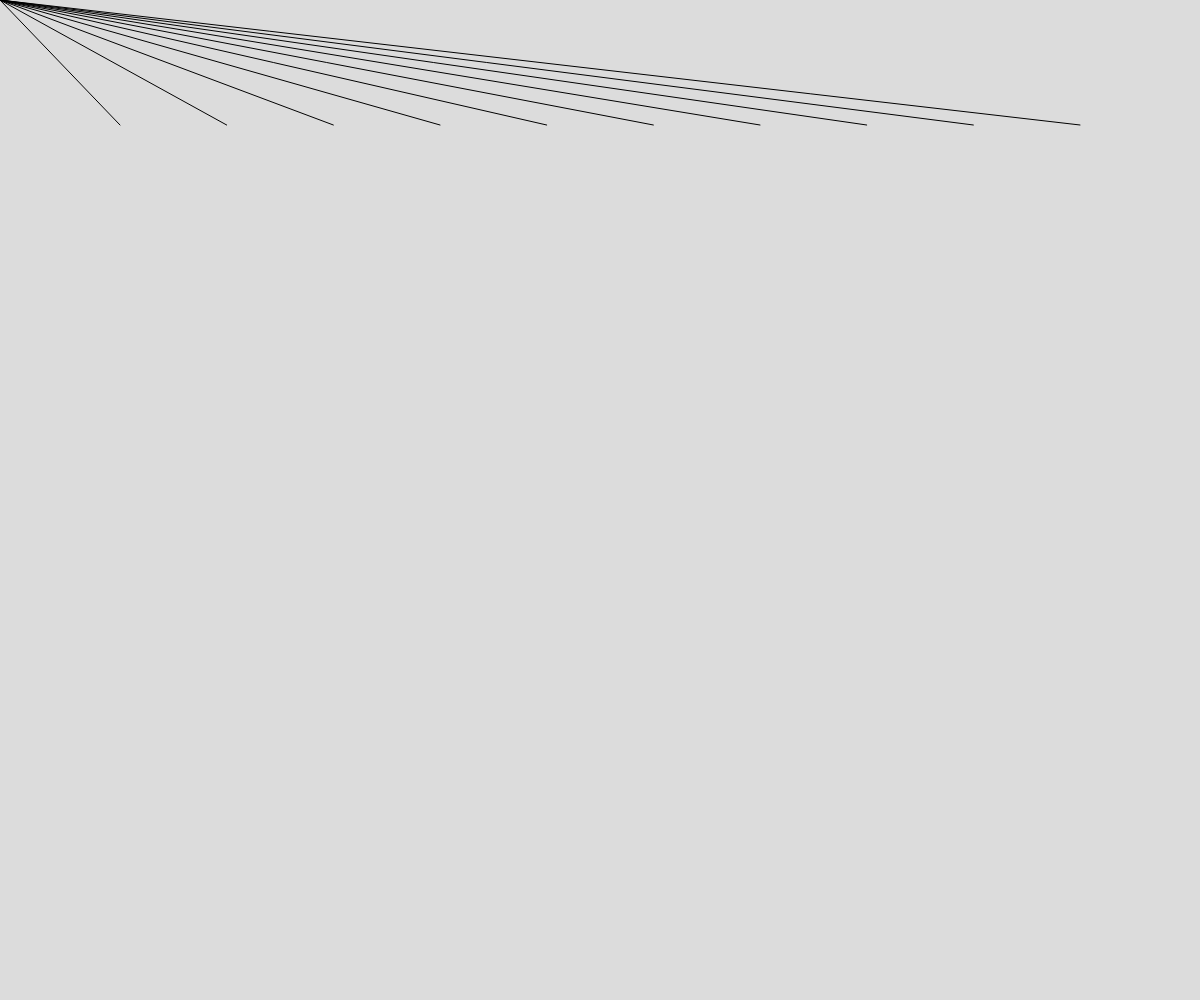
Frame 1 (no input)
Frame 60 (no input): identical to frame 1, image omitted
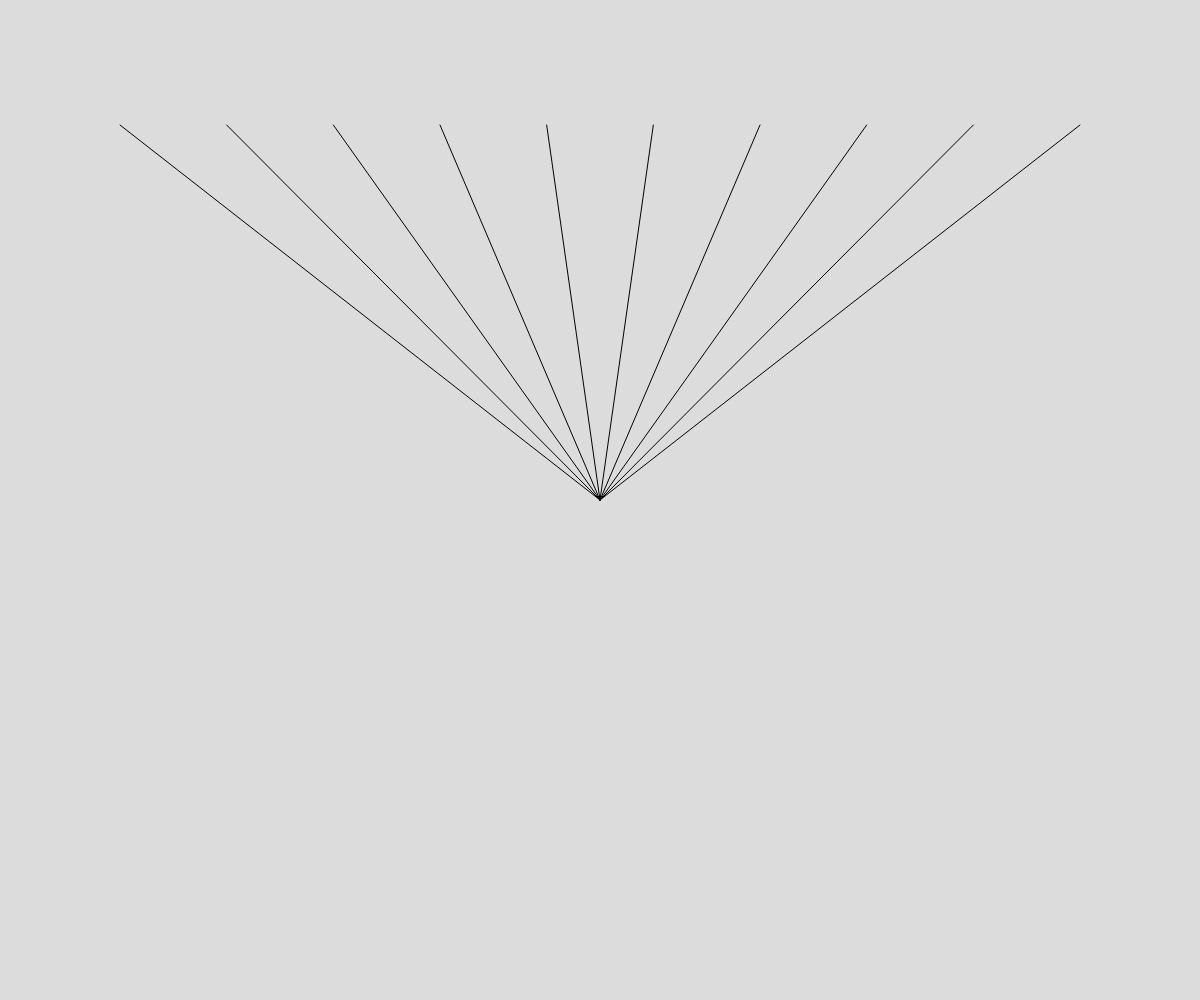
Frame 120 (the mouse pressed at the canvas centre since frame 60)

The p5.js sketch that drew these frames (run headless with seeded random() and noise() and a simulated clock; from frame 60 on, the mouse is pressed at the canvas centre):

// p5.js sketch
// ── sketch.js
function setup() {
  createCanvas(windowWidth, windowHeight); 
}

function draw() {
  background(220);

  let totalLines = 10; 
  let patternWidth = width * 0.8; 

  let leftBound = (width - patternWidth) / 2;
  let rightBound = leftBound + patternWidth;
  
  let startY = height * 0.125; 

  for (let i = 0; i < totalLines; i++) {
  
    let currentX = map(i, 0, totalLines - 1, leftBound, rightBound);
    
    line(currentX, startY, mouseX, mouseY);
  }
}

function windowResized() {
  resizeCanvas(windowWidth, windowHeight);
}
